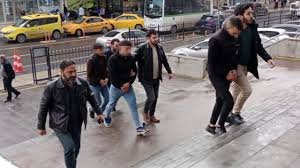
#> input picture Nesne Tespiti/YayaTakibi/indir.jpg, 300 x 168 px, found by its file name; its folder holds only this picture in this run
$ python yayAlgilama.py
#> lines starting #> are read from the running program, lines starting #| are printed output that depends on the picture; after the words box and inside, x2 and y2 are one past the last pixel; in counts of white or black regions, pixels touching at a corner belong together
import cv2
import os

img_dir = "YayaTakibi"  # Görsellerin bulunduğu dizini belirt
files = os.listdir(img_dir)
img_path_list = []

# .jpg dosyalarını listele
for f in files:
    if f.endswith(".jpg"):
        img_path_list.append(os.path.join(img_dir, f))  # Tam yol ekle

print(img_path_list)

# HOG tanımlayıcısı oluştur
hog = cv2.HOGDescriptor()
hog.setSVMDetector(cv2.HOGDescriptor_getDefaultPeopleDetector())

# Resimleri oku ve göster
for imagePath in img_path_list:
    print(imagePath)

    image = cv2.imread(imagePath)
#> image is the input picture: shape (168, 300, 3); mean B, G, R 116.1, 116.7, 123.5

    if image is None:
        print(f"Resim yüklenemedi: {imagePath}")
        continue

    gray = cv2.cvtColor(image, cv2.COLOR_BGR2GRAY)
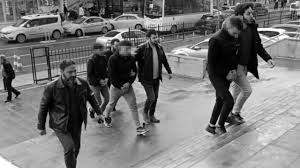
#> gray: shape (168, 300); min 0, max 255, mean 118.7

    # İnsanları tespit et
    (rects, weights) = hog.detectMultiScale(gray, winStride=(8, 8), padding=(8, 8), scale=1.05)
#> rects = [[107, 14, 70, 141], [185, 1, 77, 153]]; weights = [1.9, 1.2]

    # Tespit edilen alanları çiz
    for (x, y, w, h) in rects:
        cv2.rectangle(image, (x, y), (x + w, y + h), (0, 0, 255), 2)
#> this loop made 2 passes
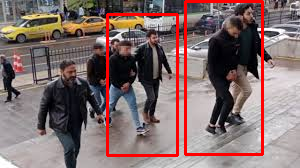
#> image: shape (168, 300, 3); 5.23% of pixels changed, all inside (x1, y1, x2, y2) = (106, 0, 264, 157)

    # Görüntüyü göster
    cv2.imshow("Image", image)

    # 'q' tuşuna basılana kadar bekle
    if cv2.waitKey(0) & 0xFF == ord("q"):
#> (key q is pressed here)
        break

cv2.destroyAllWindows()  # Pencereleri kapat


"""
HOG Algoritmasinin Genel Adimlari:
Goruntuyu yukle ve gri tonlamaya donustur.
Gradient hesapla (Yatay ve dikey egilimler ile buyukluk).
Hucrelere bol ve histogramlari olustur.
Bloklari normalleştir.
Ozellik vektorunu olustur.
Siniflandirici ile tespit yap.
"""

$ run again, on Nesne Tespiti/YayaTakibi/indir1.jpg
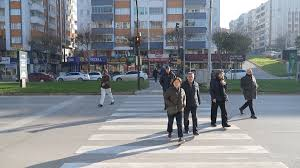
#> input picture Nesne Tespiti/YayaTakibi/indir1.jpg, 300 x 168 px, found by its file name
#> image is the input picture: shape (168, 300, 3); mean B, G, R 142.2, 136.9, 132.2
#> `gray = cv2.cvtColor(image, cv2.COLOR_BGR2GRAY)`:
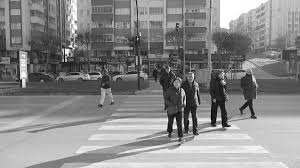
#> gray: shape (168, 300); min 0, max 255, mean 136.1
#> rects = [[141, 25, 72, 143]]; weights = [1.6]
#> the loop `for (x, y, w, h) in rects:` made 1 pass
#> after the loop `for (x, y, w, h) in rects:`:
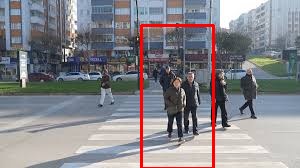
#> image: shape (168, 300, 3); 2.26% of pixels changed, all inside (x1, y1, x2, y2) = (140, 24, 215, 168)
